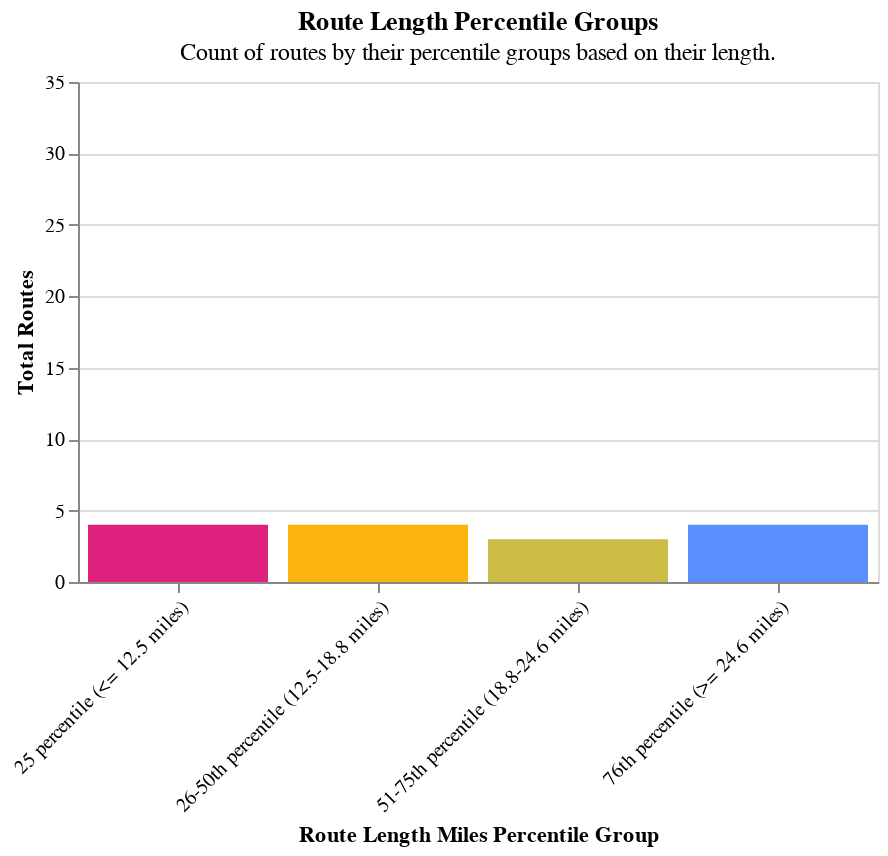

The notebook cell this image was saved under:
### Code cell
create_route_lengths(fct_monthly_route_df)

### Figure 1 — Vega-Lite specification as saved in the notebook (floating-point values rounded to 4 significant figures)
{"config": {"view": {"continuousWidth": 300, "continuousHeight": 300}}, "data": {"name": "data-02a197370556302091d1c5dbed7e424d"}, "mark": {"type": "bar"}, "encoding": {"color": {"field": "Route Length Miles Percentile Group", "legend": null, "scale": {"range": ["#dd217d", "#fcb40e", "#ccbb44", "#5b8efd"]}, "title": "Route Length Miles Percentile Group", "type": "nominal"}, "tooltip": [{"field": "Route Length Miles Percentile Group", "type": "nominal"}, {"field": "Total Routes", "type": "quantitative"}], "x": {"axis": {"format": "", "labelAngle": -45}, "field": "Route Length Miles Percentile Group", "title": "Route Length Miles Percentile Group", "type": "nominal"}, "y": {"axis": {"values": [0, 5, 10, 15, 20, 25, 30, 35]}, "field": "Total Routes", "scale": {"domain": [0, 35], "nice": false}, "title": "Total Routes", "type": "quantitative"}}, "height": 250, "title": {"text": ["Route Length Percentile Groups"], "subtitle": ["Count of routes by their percentile groups based on their length."]}, "width": 400, "$schema": "https://vega.github.io/schema/vega-lite/v5.20.1.json", "datasets": {"data-02a197370556302091d1c5dbed7e424d": [{"Route Length Miles Percentile Group": "25 percentile (<= 12.5 miles)", "Total Routes": 4}, {"Route Length Miles Percentile Group": "26-50th percentile (12.5-18.8 miles)", "Total Routes": 4}, {"Route Length Miles Percentile Group": "51-75th percentile (18.8-24.6 miles)", "Total Routes": 3}, {"Route Length Miles Percentile Group": "76th percentile (>= 24.6 miles)", "Total Routes": 4}]}}
